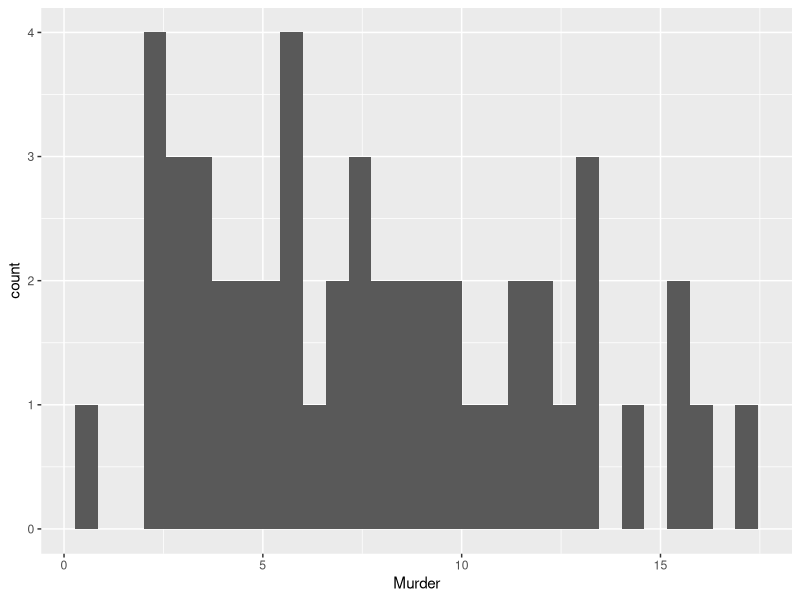
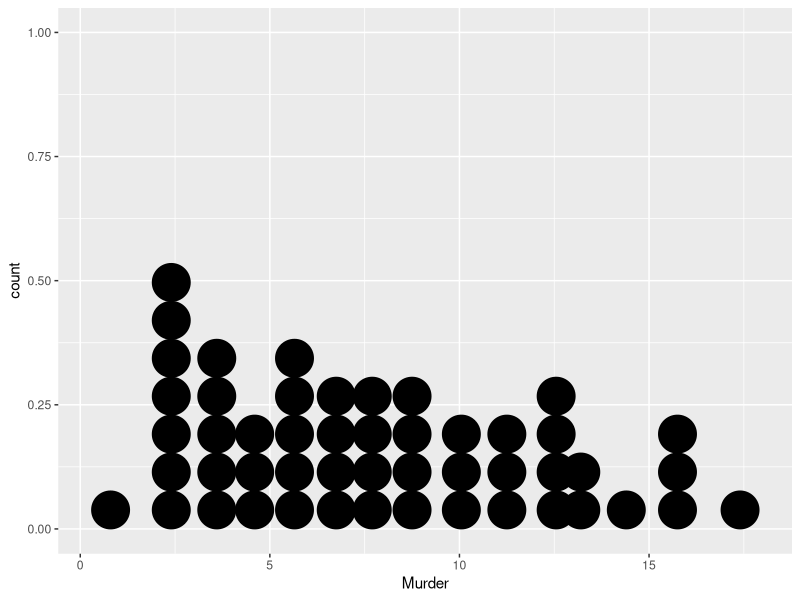
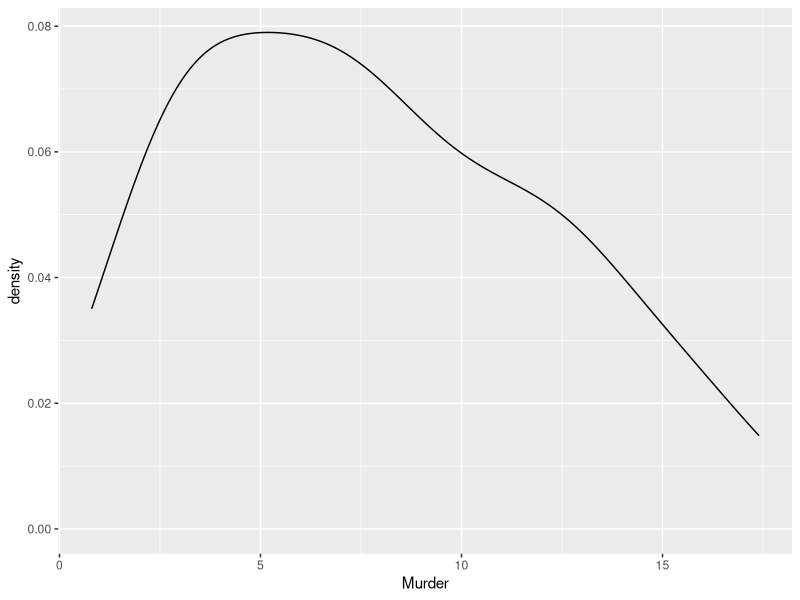
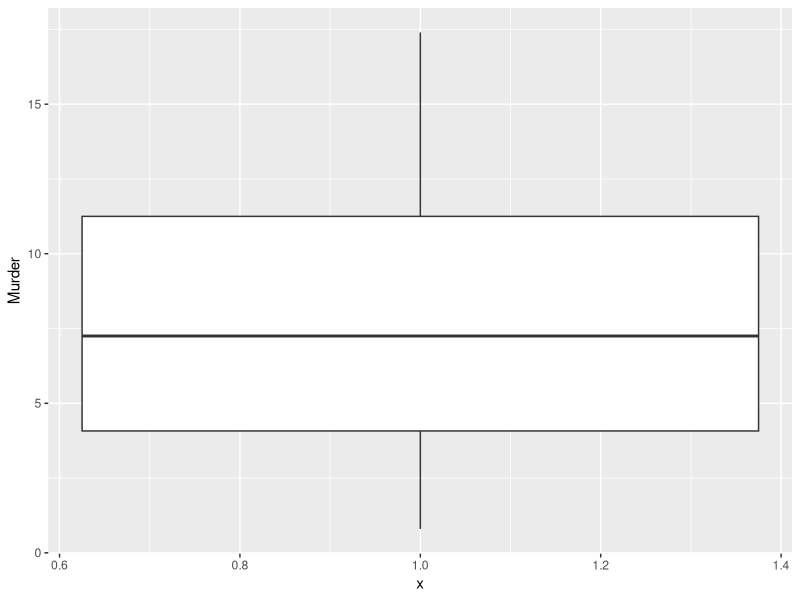
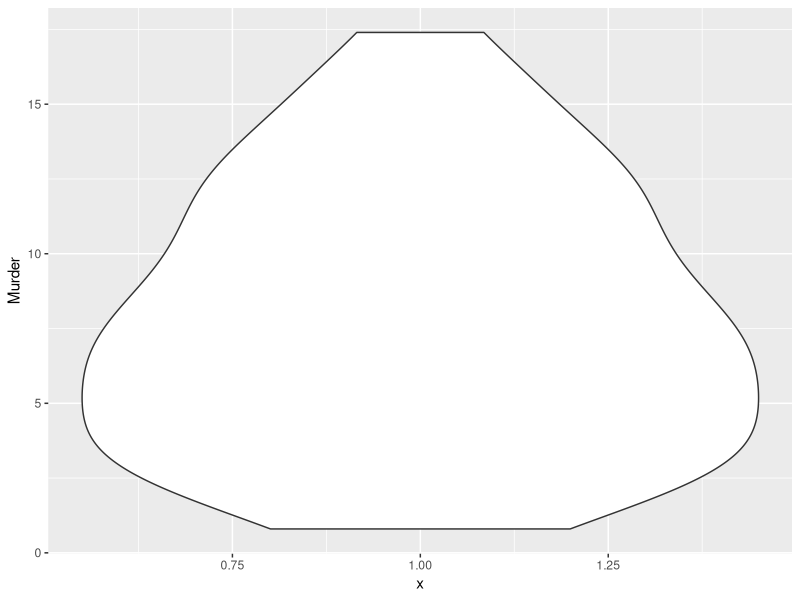
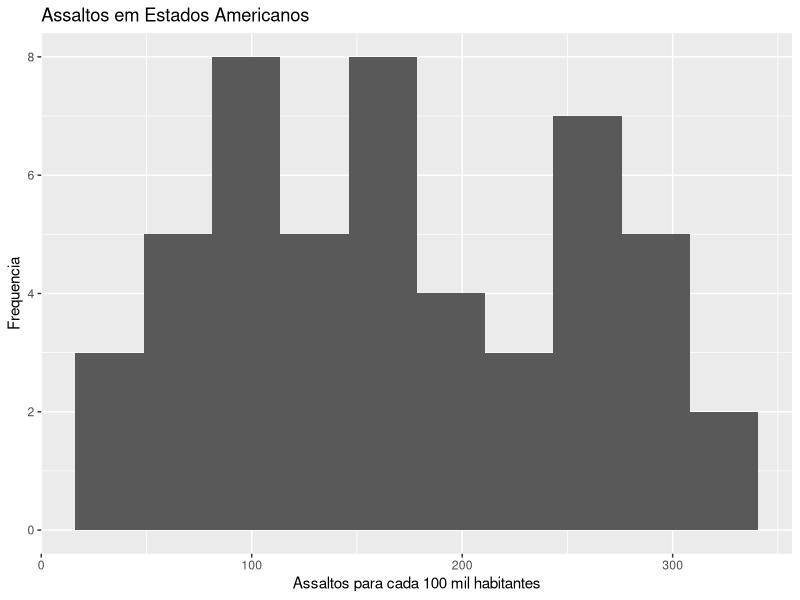

R code for these plots, in order: (Note: this script raises an error after producing the figures.)
#####
## Intro to Prob and Stat
## Week 3
## Umberto Mignozzetti
####

####
## Graphs
####

## Variable types, chart types

# Before making graphs and visual analysis
# of our datasets, we need to understand which variables
# we have. Each variable will promote its own data analysis.

# We have in practice two types of variables
# (see Bussab and Morettin, 2017):

# - Qualitative
# - Quantitative

# Within each of them, we have the following types:

# - ** Nominal **: qualitative measures
# who have no idea of ordering (e.g. sex,
# white or not white, whether or not you have a pen, etc.)

# - ** Ordinal **: qualitative measures that
# have an idea of order (eg schooling, class
# social, income range, etc.)

# - ** Discrete **: quantitative measures
# which are represented by integer values (e.g.
# number of children, days off work, number of
# photos taken in one day, liked on Instagram, etc.)

# - ** Continuous quantitative **: quantitative measures
# that can be divided, without losing coherence
# (eg income, GDP growth, proportion of votes
# received by a candidate, etc.)

# Each variable type asks for a certain type of
# chart that is best suited to describe the variation.

## GRAPHICS FOR QUANTI VARIABLES

# Take for example, the 'USArrests` dataset,
# which maps crimes for every 100 thousand inhabitants
# In the USA. To describe a quantitative variable,
# can we use the
# [histogram] (https://en.wikipedia.org/wiki/Histogram).

# Problem: load and check the `USArrests` dataset.

# Making histograms:
library(tidyverse)
ggplot(data = USArrests) +
  geom_histogram(mapping = aes(x = Murder))

# And we have a plot where the number of assaults for
# every 100 thousand inhabitants is against its frequency.
# We started the chart with `ggplot`. This is the
# tidyverse command to create graphics. We passed
# only one parameter internally to the command: that the
# database we are considering is the
# `USArrests` (` data = USArrests`).

# Next, we add to the generated plot the
# geometric shape we want. In case,
# the geometrical shape is the `geom_histogram`,
# that generates the bars and counts the frequencies
# internally in the code. In every graph we must
# indicate mapping, which is the positioning of
# geometric shape In the case of a histogram,
# we need the variable, on the * x * axis. Therefore,
# we complete the command with
# `geom_histogram (mapping = aes (x = Murder))`.

## GRAMMAR OF GRAPHICS

# In this sense, every graphic follows a
# construction order, which Wickham calls
# of a *grammar of graphics*. In summary, grammar
# of charts means that every chart has three elements:

# * A dataset (**data**);
# * A coordinate system (**mappings**);
# * A set of geometric figures shapes
# the graphics (**geom**).

# In the case of the histogram, the data is the vector with the
# murder rates for every 100,000 inhabitants:
USArrests$Murder

# The coordinate system is to map the data into rectangles,
# and count the frequency per rectangle. For example,
# in the case of the data above, we will sort the data
# and calculate the frequency in size 1 rectangles:
sort(USArrests$Murder)

# In the first rectangle, btw 0 and 1, we have one case,
# in 1 to 2 none, in 2 to 3, seven cases, and
# so on. This will be the height of the bar.
# Finally, the geom used, the histogram, will give the final graph
# (a group of rectangles with these numbers that we calculated).
# This is the *grammar of the graphics*, and every picture is
# composed of these elements plus other firms that
# we added to facilitate understanding.

# EXERCISE: make a histogram of Assault

# Similar to the histogram, we have two interesting
# plots, and that follow the same logic:
# the density plot, and the dot plot.

# Dotplot:
ggplot(data = USArrests) +
  geom_dotplot(mapping = aes(x = Murder), binwidth = 1)

# Densityplot with Gaussian Kernel
ggplot(data = USArrests) +
  geom_density(mapping = aes(x = Murder), kernel = 'gaussian')

# Another important chart for quantitative variables is
# the [box diagram] (https://en.wikipedia.org/wiki/Diagram_of_box),
# or *box-plot*. The boxplot plots the
# [quartiles] (https://pt.wikipedia.org/wiki/Quartil) of
# distribution, which gives an idea of the dispersion of the variable.

# Box-plot
ggplot(data = USArrests) +
  geom_boxplot(mapping = aes(x = 1, y = Murder))

# Similar to this, but more beautiful is the violin-plot.
# It does exactly like the box diagram, but it converges
# smoothly for the quartiles distribution:

# violin plot:
ggplot(data = USArrests) +
  geom_violin(mapping = aes(x = 1, y = Murder))


431/5000
# EXERCISE: Make a dotplot, densityplot and violinplot of the
# Assault variable

## CUSTOMIZING GRAPHICS

# You can customize the figures to taste. 
# There are a number of functions
# that help us to put titles, subtitles,
# change color scheme, etc. For example, let's
# make the Assault histogram, placing the
# information needed to understand the graph:

## Nice plot
ggplot(data = USArrests) +
  geom_histogram(mapping = aes(x = Assault), bins = 10) +
  labs(x = 'Assaltos para cada 100 mil habitantes',
       y = 'Frequencia',
       title = 'Assaltos em Estados Americanos')

# First, `bins = 10` reduces the number of rectangles,
# limiting them to 10. This means that we will have
# ten bars in our histogram. Second, we use
# the `labs` command to enter the title and a
# description for the `x` and` y` axes. Thus we have:

# Labs     | Usage
# ----------------------------------
# x        | x axis definition
# y        | y axis definition
# title    | chart title
# subtitle | chart subtitle
#          | (under the title)
# caption  | explanation below
#          | of the graph

## EXERCISE: Make a plot of Assault, publication level.

# Also, if you want to change other components,
# just check the [ggplot2 cheat sheet]
# (https://github.com/rstudio/cheatsheets/raw/master/data-visualization-2.1.pdf)

####
## GRAPHICS FOR QUALITATIVE VARIABLES
####

# For qualitative variables, we can make bargraphs. 
# For example, at the `PErisk` dataset
# we have a variable called `courts`, which is 1 when
# a country has an independent judiciary and 0 otherwise.
# To begin the analysis:

## Exercises: 1. Load the Zelig package and then load the PErisk dataset
##            2. Analyze the dataset
##            3. Make a histogram of the GNP per capita

# Bar chart:
ggplot(data = PErisk) +
  geom_bar(mapping = aes(x = courts))

# For variables with more than one category, the
# principle is similar. For example, for the variable
# which measures the expropriation risk
# (higher value means less chance of having your
# property expropriated by the state), we have:

# Bar chart: more than two bars
ggplot(data = PErisk) +
  geom_bar(mapping = aes(x = factor(prsexp2)))

# And when we use the `factor` command, we build
# factors with values. We can still change
# the color scheme and backgrounds of the variables,
# as well as the color intensity of the bar. For example:

# Colored bars
ggplot(data = PErisk) +
  geom_bar(mapping = aes(x = factor(prsexp2)), fill = rainbow(6))

# The `rainbow` command generates rainbow colors.
# If we use `rainbow (6)` the system calculates six
# colors in the rainbow that are equally sparse. The parameter
# `fill` means the filling of the columns.

## EXERCISE: Make a bar graph of the variable
# of corruption. Include titles and names in the axes.

####
## Joint tests
####

# Formulating statistically testable hypotheses
# is, in general, crossing variables. In this case, let's
# make some graphics that cross types of
# variables, and help to formulate and have a first
# visual approximation of the hypothesis.

## Quali-Quali: the * mosaic-plot *

# An interesting research question is:
# will countries with an independent judiciary
# has less corruption than a country without an independent judiciary?
# This question is important, especially in the context
# current, from all political investigations. To measure
# this hypothesis we have to compare two variables: the
# absence of corruption (`prscorr2`) and existence of
# independent judiciary (courts):

# Mosaic-plot
ggplot(data = PErisk) +
  geom_bar(mapping = aes(x = factor(prscorr2), 
                         fill = factor(courts)),
           position = 'fill')

# And to improve the hypothesis, we can transform the
# binary corruption variable.

# Mosaic-plot: 2.0
PErisk$lowcorrup = as.numeric(PErisk$prscorr2>2)
ggplot(data = PErisk) +
  geom_bar(mapping = aes(x = factor(lowcorrup), 
                         fill = factor(courts)),
           position = 'fill')

# So it looks like we have an association between
# free judiciary and low corruption. Note that if
# you create correct levels for the variables and
# assign factors to names, R prints the names,
# instead of 0 and 1:

# Mosaic-plot: 3.0
PErisk$lowcorrup_fator = factor(PErisk$lowcorrup)
levels(PErisk$lowcorrup_fator) <- c('Alta', 'Baixa')

PErisk$courts_fator = factor(PErisk$courts)
levels(PErisk$courts_fator) <- c('Não Independente', 'Independente')

ggplot(data = PErisk) +
  geom_bar(mapping = aes(x = lowcorrup_fator, 
                         fill = courts_fator),
           position = 'fill') +
  labs(x = 'Corrupção', 
       y = 'Proporção', 
       fill = 'Status das Cortes')

# This chart looks great, and clearly shows the
# relationship between independence of judiciary 
# and level of corruption.

## Quali-Quanti: the * box-plot *

# Another legal hypothesis, which involves crossing a
# quali variable with a quanti variable, is: you
# Do you think the premium on the black market grows or decreases
# in a society with a lot of corruption. We can imagine
# that corruption is a sign that society is poorly
# institutionalized, and this certainly impacts on
# illicit transaction earnings. On the other hand,
# can anyone imagine that more corruption a market
# more competitive black, and therefore, that generates less gains.

# To test these hypotheses, we will use the variable
# `lowcorrup_fator`, which we created to capture the level
# high or low corruption in a society, and the variable
# `barb2`, which is the log market gain of the black market
# in the countries. Note that the higher this variable,
# The black market gains more vis-à-vis the formal market.

# From a graphical point of view, we can do both one
# box-plot or a violin-plot to understand the
# dispersion. However, we put the quali (corruption)
# on the x-axis and quanti (black market premium) in
# y-axis.

# Using box-plot
ggplot(data = PErisk) +
  geom_boxplot(mapping = aes(x = lowcorrup_fator, y = barb2))

# Usando violin-plot
ggplot(data = PErisk) +
  geom_violin(mapping = aes(x = lowcorrup_fator, y = barb2))

# So there are important differences in the distributions
# in both cases. In that sense, we have some foundation
# to believe that there is a significant relationship
# between corruption and gains in informality.

## Quanti-Quanti: the * scatter diagram *

# About quanti x quanti, still in the political risk dataset
# and economical (`PErisk`), we can ask ourselves if the
# informality affects GDP per capita. On the one hand,
# the formal market has bureaucracies, taxes, among
# others, which makes it extremely expensive to follow
# your rules. On the other hand, the formal market provides
# protections and guarantees for its users, something that is missing
# in the informal market. Which of these perspectives is worth empirically?

# We have two variables: `gdpw2`, for GDP per capita
# (per worker), and `barb2`, which is the premium on the market
# informal. To compare the two we use a scatterplot:

# Scatterplot
ggplot(data = PErisk) +
  geom_point(mapping = aes(x = barb2, y = gdpw2))

# The `geom_point` is the geometric figure that plots
# the points in the scatter diagram. It is obvious that
# to map these points, we need two variables,
# which are the values on each axis respectively.
# Therefore, in `mapping`, `aes` contains the two variables
# and the axis indication for each of them.

# It is difficult to see the trend in the chart above, as
# looks like a distributed data cloud
# randomly. Still, we can put a straight
# adjusted linw, which captures the linear trend:

# Scatterplot with adjuted line:
ggplot(data = PErisk) +
  geom_point(mapping = aes(x = barb2, y = gdpw2)) +
  geom_smooth(mapping = aes(x = barb2, y = gdpw2), 
              method = 'lm')

# To place the adjusted line we have to use the
# `geom_smooth`. Mapping is similar, the difference
# is with `method`, which captures the fact that we want
# a line fitted by linear regression
# simple (`method = 'lm'`).

# We can also differentiate countries according to
# whether or not they have an independent judiciary. In case:

# Scatterplot + binary variable
ggplot(data = PErisk) +
  geom_point(mapping = aes(x = barb2, y = gdpw2, color = courts_fator)) +
  geom_smooth(mapping = aes(x = barb2, y = gdpw2), 
              method = 'lm')

# The relationship seems to be more intense in countries that
# have independent courts. Perhaps the biggest prize in the
# black market is more harmful to GDP in countries
# with better consolidated institutions than in
# countries with non-free judicial institutions.

# Graph with only one straight line, but differentiating points
ggplot(data = PErisk) +
  geom_point(mapping = aes(x = barb2, y = gdpw2, color = courts_fator)) +
  geom_smooth(mapping = aes(x = barb2, y = gdpw2), 
              method = 'lm')

# Graph with two adjusted lines, for each point type
ggplot(data = PErisk) +
  geom_point(mapping = aes(x = barb2, y = gdpw2, color = courts_fator)) +
  geom_smooth(mapping = aes(x = barb2, y = gdpw2, color = courts_fator), 
              method = 'lm')

# And there is the confirmation (at least visual) that 
# independent judiciary and high premium on the black 
# market, is bad news for the per capita GDP.

# PROBLEM: make a scatterplot for Assault and UrbanPop
# in the USArrests dataset

## BONUS: graphing more than two quanti variables

# What if we have four quanti variables?
# Can we make a scatterplot with all
# them, two by two, in a single graph? 
# The answer is yes! And the command to do
# is called pairs. For example, suppose that
# we want to do this with `USArrests`. Let's go
# see if it would be suitable for the task:
View(USArrests)

# So it looks like a very suitable dataset: all
# four variables are numeric. In this case, the
# R has a chart, called pairs, which
# is well suited for crossing several quantitative variables:
pairs(USArrests, gap=0, col=2)

# As you can see, on the main diagonal
# we have the name of the variable, and each of
# intersections above (or below). Note that the upper triangle
# is the mirror of the lower triangle.

####
## Exercises
###

# 1. Load the `USArrests` dataset. Make a violin plot to
# the Assault variable.

# 2. Load the `USJudgeRatings` dataset. Make a histogram
# of the `INTG` variable.

# 3. In the `USJudgeRatings` dataset, make a scatterplot of
# `INTG` and` DMNR`. Describe in words the findings.

# 4. Load the `voteincome` dataset from the Zelig package. Cut
# an income-segmented education violin-plot. Describe
# with words the findings.

# 5. In the `voteincome` dataset, make a voting mosaic-plot
# versus education. Does the result make theoretical sense? Why?

# 6. Using the `voteincome` dataset answer the following
# question: graphically, is there any difference in
# gender between voters and non-voters?

# 7. Using the `voteincome` dataset answer the following
# question: which state has the most people turning out to vote?

# 8. Using the `voteincome` dataset, suppose you go
# put in a report to your superior the
# results of turnout by state. Insert title, subtitle 
# and choose a layout with eye-catching colors.

# 9. Load the sanction dataset from the Zelig package.
# Make a colored bar graph for the `ncost` variable.

# 10. Using the `sanction` dataset Zelig package,
# answer the following question: which countries suffer
# more losses from sanctions, those who cooperate
# more or those who cooperate less?